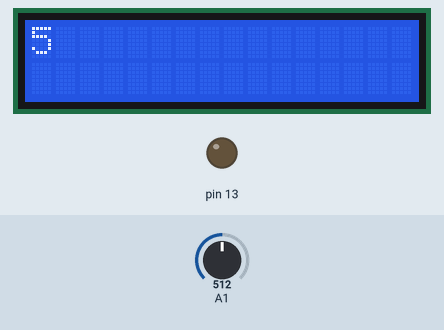
Recording of a sketch running on a simulated Arduino Uno, built with avr-gcc and run on an emulated ATmega328P. Parts: 16×2 character LCD, output pins drawn as LEDs (lit = HIGH). The inputs (shaded band) are chosen by the test bench; at power-on: A1 = 512.

Above: at 1.2 s.
1.3 s: A1 set to 716
At 2.2 s:
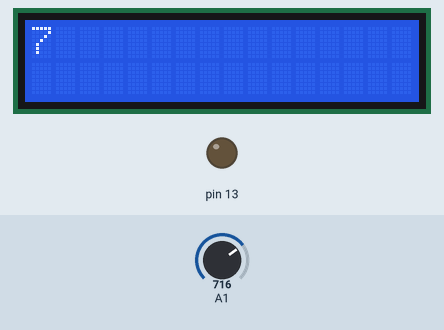
2.8 s: A1 set to 900
At 3.8 s:
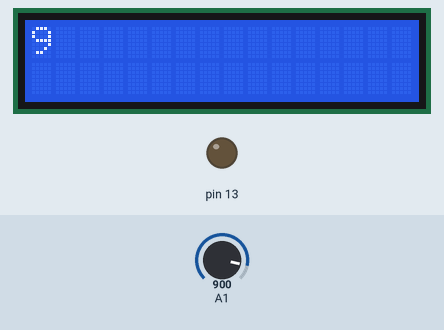
4.3 s: A1 set to 1023
At 4.9 s:
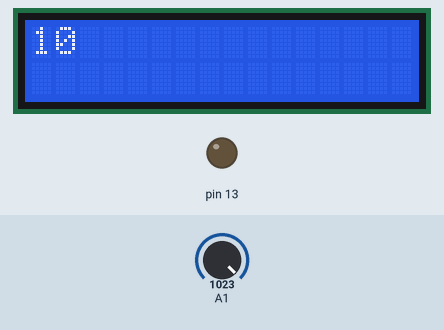
Timing chart, 0 to 7.3 s (numbered marks = the images above; inputs shaded):
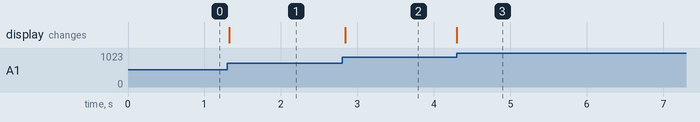

Measured:
- after the input at 1.3 s, the display: changes at once (image 1)
- after the input at 2.8 s, the display: changes at once (image 2)
- after the input at 4.3 s, the display: changes at once (image 3)

The sketch:

guessing_game_binary_search.ino
```cpp
#include <LiquidCrystal.h>
LiquidCrystal lcd(7,6,5,4,3,2);
int phLevel=0;

void setup() {
  lcd.begin(16,2);
  pinMode(13,OUTPUT);
  pinMode(A1,INPUT);
}

void loop() {
 phLevel=analogRead(A1);
 int val=map(phLevel,0,1024,0,11);
 lcd.setCursor(0,0);
 lcd.print(val);
 _delay_ms(50);

}
```
